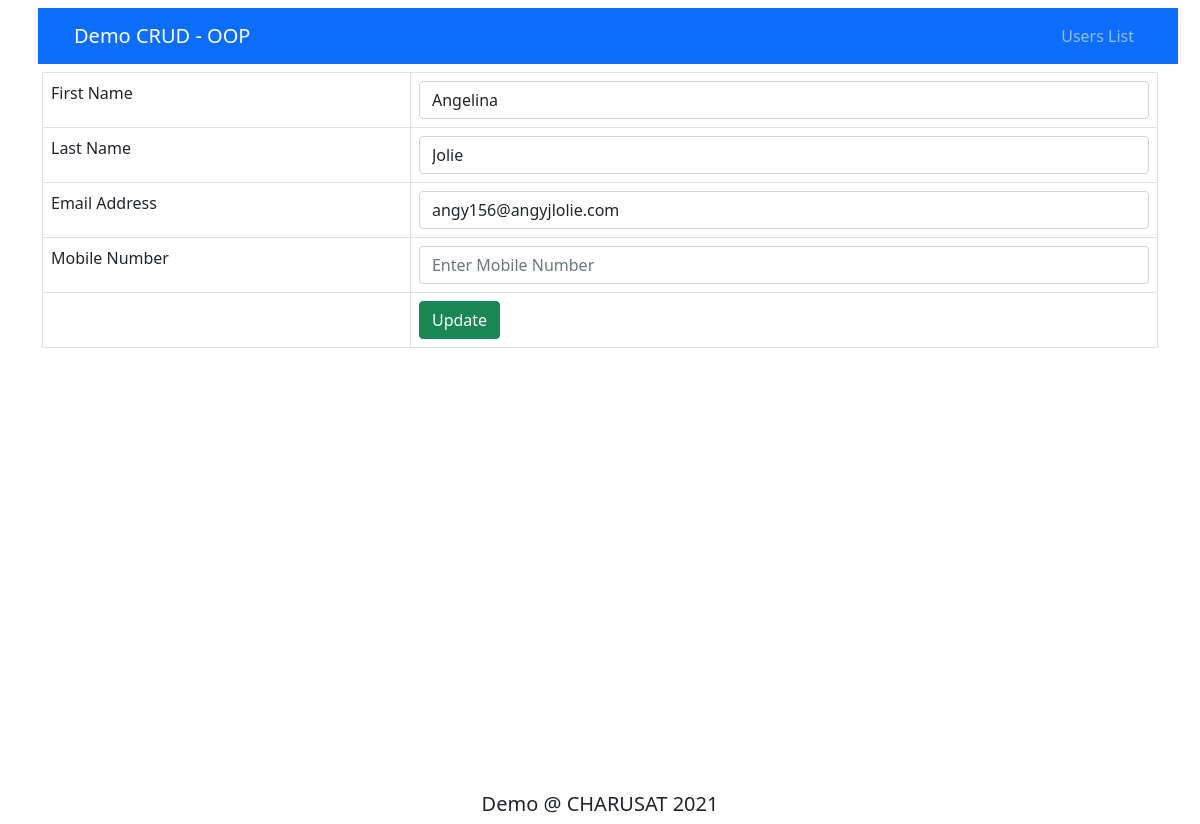
/week12/CRUD_OOPv2/edit.php?id=6, run on the app's committed database.
### tables this page shows
CREATE TABLE `users` (
  `id` int(11) NOT NULL,
  `firstname` varchar(100) NOT NULL,
  `lastname` varchar(100) NOT NULL,
  `email` varchar(100) NOT NULL,
  `mobile` varchar(30) NOT NULL,
  `created` timestamp NOT NULL DEFAULT current_timestamp()
);

### week12/CRUD_OOPv2/classes/user.php (called while the page is built, shortened)
<?php
class User
{
    public $db_conn;
    public $table_name = "users";
    public $id;
    public function __construct($db)
    {
        $this->db_conn = $db;
    }
    function getUser()
    {
        $sql = "SELECT firstname, lastname, email, mobile FROM " . $this->table_name . " WHERE id = :id";
        $prep_state = $this->db_conn->prepare($sql);
        $prep_state->bindParam(':id', $this->id);
        $prep_state->execute();
        $row = $prep_state->fetch(PDO::FETCH_ASSOC);
        $this->firstname = $row['firstname'];
        $this->lastname = $row['lastname'];
        $this->email = $row['email'];
        $this->mobile = $row['mobile'];
    }
}

### week12/CRUD_OOPv2/edit.php (the view, shortened to what this page needs)
<?php
include_once 'classes/user.php';
include_once 'initial.php';
?>
<?php
$id = isset($_GET['id']) ? $_GET['id'] : die('ERROR! ID not found!');
$user = new User($db);
$user->id = $id;
$user->getUser();
?>
<!DOCTYPE html>
<html lang="en">
<head>
    <link href="https://cdn.jsdelivr.net/npm/bootstrap@5.1.1/dist/css/bootstrap.min.css" rel="stylesheet"
>
</head>
<body>
    <div class="container">
        <?php include('./includes/menu.php'); ?>
        <div class="row" style="height:90vh;">
            <div class="col-12">
                <form action='actions/act_update.php?id=<?= $id; ?>' method='post'>
                    <table class='table table-hover table-responsive table-bordered'>
                        <tr>
                            <td>First Name</td>
                            <td><input type='text' name='firstname' value='<?= $user->firstname; ?>'
                                    class='form-control' placeholder="Enter First Name" required></td>
                        </tr>
                        <tr>
                            <td>Last Name</td>
                            <td><input type='text' name='lastname' value='<?php echo $user->lastname; ?>'
                                    class='form-control' placeholder="Enter Last Name" required></td>
                        </tr>
                        <tr>
                            <td>Email Address</td>
                            <td><input type='email' name='email' value='<?php echo $user->email; ?>'
                                    class='form-control' placeholder="Enter Email Address" required></td>
                        </tr>
                        <tr>
                            <td>Mobile Number</td>
                            <td><input type='number' name='mobile' value='<?php echo $user->mobile; ?>'
                                    class='form-control' placeholder="Enter Mobile Number" required></td>
                        </tr>
                        <tr>
                            <td></td>
                            <td>
                                <button type="submit" class="btn btn-success">
                                    <span class=""></span> Update
                                </button>
                            </td>
                        </tr>
                    </table>
                </form>
            </div>
        </div>
        <?php include('./includes/footer.php'); ?>
    </div>
</body>
</html>

### data on the page
users: firstname "Angelina", lastname "Jolie", email "angy156@angyjlolie.com"
